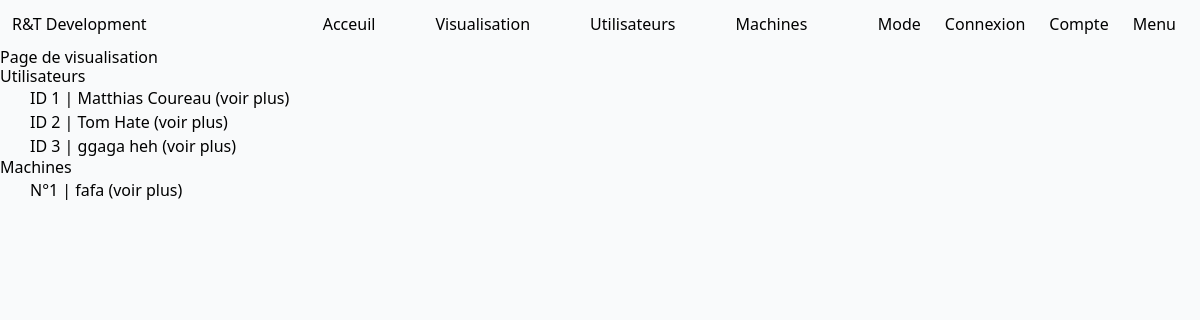
The app's page /computerApp/visualisation/ with its own data.
### computerApp/models.py (models this page shows)
class Utilisateur(models.Model):
    SECT = (
        ('Gestion',('77')),
        ('Clients',('10')),
        ('Services',('20')),
    )
    id = models.AutoField(primary_key=True, editable=False)
    nom = models.CharField(max_length = 20)
    prenom = models.CharField(max_length = 20)
    secteur = models.CharField(max_length= 32, choices=SECT, default='Gestion')

class Machine(models.Model):
    TYPE = (
        ('PC', ('PC - Run windows')),
        ('Mac', ('Mac - Run MacOS')),
        ('Serveur', ('Serveur - Simple Server to deploy virtual machines')),
        ('switch', ('Switch - To maintains and connect servers')),
    )
    VLAN = (
        ('Gestion',('77')),
        ('Clients',('10')),
        ('Services',('20')),
    )
    id = models.AutoField(primary_key=True, editable=False)
    nom = models.CharField(max_length = 20, default='NomParDefault')
    maintenanceDate = models.DateTimeField(auto_now_add=True)
    mach = models.CharField(max_length = 32, choices=TYPE, default='PC')
    ip = models.CharField(max_length = 32, default='127.0.0.1')
    vlan = models.CharField(max_length= 32, choices=VLAN, default='Gestion')

### computerApp/views.py (the view)
# urls.py: path('visualisation/',views.visualisation_view,name='visualisation'),
def visualisation_view(request) :
    machines = Machine.objects.all()
    utilisateurs = Utilisateur.objects.all()
    context={'machines':machines,'utilisateurs':utilisateurs}
    return render(request,
        'visualisation.html',
        context)

### theme/context_processors.py (called while the page is built)
def theme(request):
    if 'is_dark_theme' in request.session:
        is_dark_theme = request.session.get('is_dark_theme')
        return {'is_dark_theme': is_dark_theme}
    return {'is_dark_theme': False}

### computerApp/templates/visualisation.html (shortened to what this page needs)
{% extends "index.html" %}
{% block content %}
<h1>Page de visualisation</h1>
<h2>Utilisateurs</h2>
{% if utilisateurs %}
<ul>
    {% for utilisateur in utilisateurs %}
    <li>
        <a href="{% url 'utilisateur-detail' utilisateur.id %}">
            ID {{ utilisateur.id }} | {{ utilisateur.prenom }} {{ utilisateur.nom }} (voir plus)
        </a>
    </li>
    {% endfor %}
</ul>
{% else %}
<p>Il n'y a pas d'utilisateur.</p>
{% endif %}
<h2>Machines</h2>
{% if machines %}
<ul>
    {% for machine in machines %}
    <li>
        <a href="{% url 'machine-detail' machine.id %}">
            N°{{ machine.id }} | {{ machine.nom }} (voir plus)
        </a>
    </li>
    {% endfor %}
</ul>
{% else %}
<p>Il n'y a pas de machine.</p>
{% endif %}
{% endblock %}

### records on screen
Utilisateur: id "1", prenom "Matthias", nom "Coureau"
Utilisateur: id "2", prenom "Tom", nom "Hate"
Utilisateur: id "3", prenom "ggaga", nom "heh"
Machine: id "1", nom "fafa"
